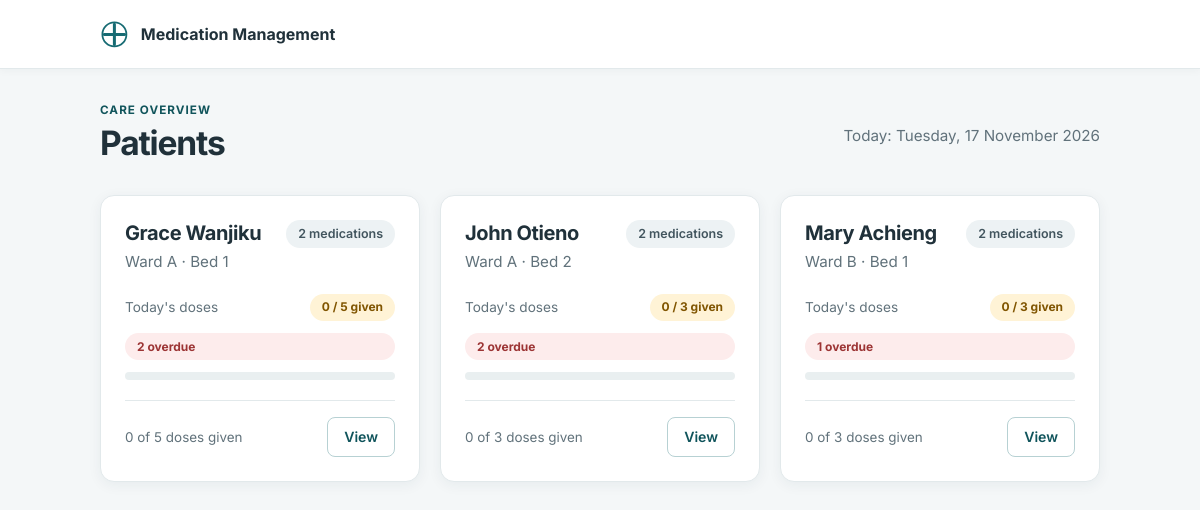
The page / on the database its author committed.
### app.py (models this page shows)
class Patient(db.Model):
    id = db.Column(db.Integer, primary_key=True)
    name = db.Column(db.String(100), nullable=False)
    ward = db.Column(db.String(50), nullable=False)
    bed = db.Column(db.String(10), nullable=False)
    medications = db.relationship("Medication", backref="patient",
                                  cascade="all, delete-orphan")

### app.py (the view)
@app.route("/")
def patient_list():
    patients = Patient.query.order_by(Patient.ward, Patient.bed).all()
    today = date.today()
    now = datetime.now()
    summary = {}
    for p in patients:
        doses = (Dose.query.join(Medication)
                 .filter(Medication.patient_id == p.id, Dose.dose_date == today)
                 .all())
        summary[p.id] = {
            "total": len(doses),
            "done": sum(1 for d in doses if d.status == "administered"),
            "overdue": sum(1 for d in doses if is_overdue(d, now)),
        }
    return render_template("patients.html", patients=patients,
                           summary=summary, today=today)

### app.py (called while the page is built)
def is_overdue(dose, now=None):
    if dose.status != "pending":
        return False
    now = now or datetime.now()
    due = datetime.combine(dose.dose_date, time(SLOT_HOURS[dose.slot], 0))
    return now > due + timedelta(minutes=GRACE_MINUTES)

### templates/patients.html (shortened to what this page needs)
{% extends "base.html" %}
{% block content %}
<section class="page-heading">
    <div>
        <p class="eyebrow">Care overview</p>
        <h1>Patients</h1>
    </div>
    <p class="date-label">Today: {{ today.strftime("%A, %d %B %Y") }}</p>
</section>
<section class="patient-grid" aria-label="Patients">
    {% for p in patients %}
    {% set s = summary[p.id] %}
    <article class="patient-card">
        <div class="patient-card-top">
            <div>
                <h2>{{ p.name }}</h2>
                <p class="muted">{{ p.ward }} <span aria-hidden="true">&middot;</span> Bed {{ p.bed }}</p>
            </div>
            <span class="medication-count">{{ p.medications|length }} medication{% if p.medications|length != 1 %}s{% endif %}</span>
        </div>
        <div class="progress-section">
            <div class="progress-copy">
                <span>Today's doses</span>
                {% if s.done == s.total %}
                    <span class="badge badge-done">{{ s.done }} / {{ s.total }} complete</span>
                {% else %}
                    <span class="badge badge-pending">{{ s.done }} / {{ s.total }} given</span>
                {% endif %}
            </div>
            {% if s.overdue > 0 %}
                <span class="badge badge-overdue">{{ s.overdue }} overdue</span>
            {% endif %}
            {% if s.total > 0 %}
                {% set progress = (s.done / s.total * 100)|round(0) %}
            {% else %}
                {% set progress = 0 %}
            {% endif %}
            <div class="progress-track" role="progressbar" aria-label="Doses given" aria-valuemin="0" aria-valuemax="{{ s.total }}" aria-valuenow="{{ s.done }}" aria-valuetext="{{ s.done }} of {{ s.total }} doses given">
            </div>
        </div>
        <div class="patient-card-footer">
            <span class="muted">{{ s.done }} of {{ s.total }} doses given</span>
            <a class="button button-secondary" href="{{ url_for('patient_detail', patient_id=p.id) }}">View</a>
        </div>
    </article>
    {% endfor %}
</section>
{% endblock %}

### templates/base.html (shortened to what this page needs)
<!DOCTYPE html>
<html lang="en">
<head>
    <link rel="stylesheet" href="{{ url_for('static', filename='style.css') }}">
</head>
<body>
    <header class="site-header">
        <nav class="site-nav" aria-label="Main navigation">
            <a class="brand" href="{{ url_for('patient_list') }}">
                <svg class="brand-icon" viewBox="0 0 24 24" fill="none" aria-hidden="true">
                    <path d="M12 3.5v17M3.5 12h17" stroke="currentColor" stroke-width="2.5" stroke-linecap="round"/>
                    <circle cx="12" cy="12" r="10" stroke="currentColor" stroke-width="1.5"/>
                </svg>
                <span>Medication Management</span>
            </a>
        </nav>
    </header>
    <main class="container">
        {% block content %}{% endblock %}
    </main>
</body>
</html>

### rows shown on the page
Patient: name "Grace Wanjiku", ward "Ward A", bed "1", medications|length "2", done "0", total "5", overdue "2"
Patient: name "John Otieno", ward "Ward A", bed "2", medications|length "2", done "0", total "3", overdue "2"
Patient: name "Mary Achieng", ward "Ward B", bed "1", medications|length "2", done "0", total "3", overdue "1"
